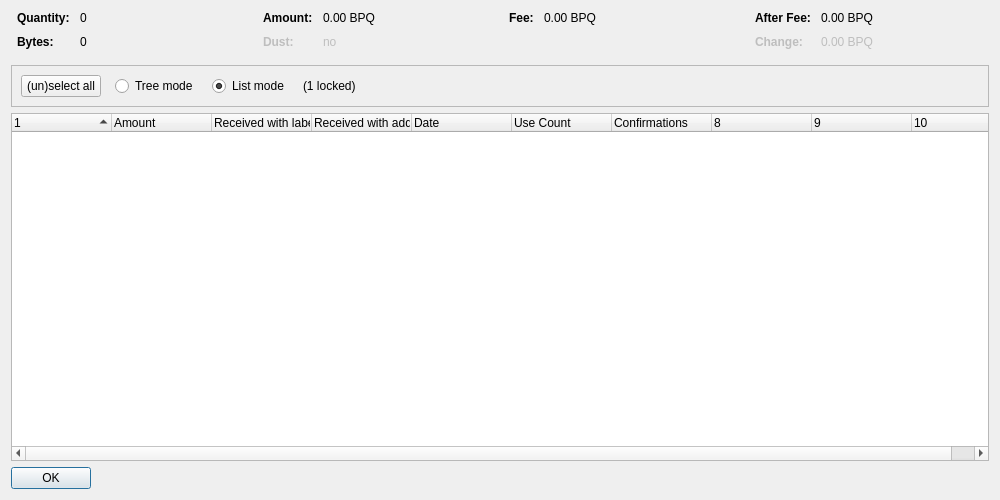
<?xml version="1.0" encoding="UTF-8"?>
<ui version="4.0">
 <class>CoinControlDialog</class>
 <widget class="QDialog" name="CoinControlDialog">
  <property name="geometry">
   <rect>
    <x>0</x>
    <y>0</y>
    <width>1000</width>
    <height>500</height>
   </rect>
  </property>
  <property name="windowTitle">
   <string>Coin Selection</string>
  </property>
  <layout class="QVBoxLayout" name="verticalLayout">
   <item>
    <layout class="QHBoxLayout" name="horizontalLayoutTop" stretch="0,0,0,0">
     <property name="topMargin">
      <number>0</number>
     </property>
     <property name="bottomMargin">
      <number>10</number>
     </property>
     <item>
      <layout class="QFormLayout" name="formLayoutCoinControl1">
       <property name="horizontalSpacing">
        <number>10</number>
       </property>
       <property name="verticalSpacing">
        <number>10</number>
       </property>
       <property name="leftMargin">
        <number>6</number>
       </property>
       <property name="rightMargin">
        <number>6</number>
       </property>
       <item row="0" column="0">
        <widget class="QLabel" name="labelCoinControlQuantityText">
         <property name="font">
          <font>
           <weight>75</weight>
           <bold>true</bold>
          </font>
         </property>
         <property name="text">
          <string>Quantity:</string>
         </property>
        </widget>
       </item>
       <item row="0" column="1">
        <widget class="QLabel" name="labelCoinControlQuantity">
         <property name="cursor">
          <cursorShape>IBeamCursor</cursorShape>
         </property>
         <property name="contextMenuPolicy">
          <enum>Qt::ActionsContextMenu</enum>
         </property>
         <property name="text">
          <string notr="true">0</string>
         </property>
         <property name="textInteractionFlags">
          <set>Qt::LinksAccessibleByMouse|Qt::TextSelectableByKeyboard|Qt::TextSelectableByMouse</set>
         </property>
        </widget>
       </item>
       <item row="1" column="0">
        <widget class="QLabel" name="labelCoinControlBytesText">
         <property name="font">
          <font>
           <weight>75</weight>
           <bold>true</bold>
          </font>
         </property>
         <property name="text">
          <string>Bytes:</string>
         </property>
        </widget>
       </item>
       <item row="1" column="1">
        <widget class="QLabel" name="labelCoinControlBytes">
         <property name="cursor">
          <cursorShape>IBeamCursor</cursorShape>
         </property>
         <property name="contextMenuPolicy">
          <enum>Qt::ActionsContextMenu</enum>
         </property>
         <property name="text">
          <string notr="true">0</string>
         </property>
         <property name="textInteractionFlags">
          <set>Qt::LinksAccessibleByMouse|Qt::TextSelectableByKeyboard|Qt::TextSelectableByMouse</set>
         </property>
        </widget>
       </item>
      </layout>
     </item>
     <item>
      <layout class="QFormLayout" name="formLayoutCoinControl2">
       <property name="horizontalSpacing">
        <number>10</number>
       </property>
       <property name="verticalSpacing">
        <number>10</number>
       </property>
       <property name="leftMargin">
        <number>6</number>
       </property>
       <property name="rightMargin">
        <number>6</number>
       </property>
       <item row="0" column="0">
        <widget class="QLabel" name="labelCoinControlAmountText">
         <property name="font">
          <font>
           <weight>75</weight>
           <bold>true</bold>
          </font>
         </property>
         <property name="text">
          <string>Amount:</string>
         </property>
        </widget>
       </item>
       <item row="0" column="1">
        <widget class="QLabel" name="labelCoinControlAmount">
         <property name="cursor">
          <cursorShape>IBeamCursor</cursorShape>
         </property>
         <property name="contextMenuPolicy">
          <enum>Qt::ActionsContextMenu</enum>
         </property>
         <property name="text">
          <string notr="true">0.00 BPQ</string>
         </property>
         <property name="textInteractionFlags">
          <set>Qt::LinksAccessibleByMouse|Qt::TextSelectableByKeyboard|Qt::TextSelectableByMouse</set>
         </property>
        </widget>
       </item>
       <item row="1" column="0">
        <widget class="QLabel" name="labelCoinControlLowOutputText">
         <property name="enabled">
          <bool>false</bool>
         </property>
         <property name="font">
          <font>
           <weight>75</weight>
           <bold>true</bold>
          </font>
         </property>
         <property name="text">
          <string>Dust:</string>
         </property>
        </widget>
       </item>
       <item row="1" column="1">
        <widget class="QLabel" name="labelCoinControlLowOutput">
         <property name="enabled">
          <bool>false</bool>
         </property>
         <property name="cursor">
          <cursorShape>IBeamCursor</cursorShape>
         </property>
         <property name="contextMenuPolicy">
          <enum>Qt::ActionsContextMenu</enum>
         </property>
         <property name="text">
          <string notr="true">no</string>
         </property>
         <property name="textInteractionFlags">
          <set>Qt::LinksAccessibleByMouse|Qt::TextSelectableByKeyboard|Qt::TextSelectableByMouse</set>
         </property>
        </widget>
       </item>
      </layout>
     </item>
     <item>
      <layout class="QFormLayout" name="formLayoutCoinControl3">
       <property name="horizontalSpacing">
        <number>10</number>
       </property>
       <property name="verticalSpacing">
        <number>10</number>
       </property>
       <property name="leftMargin">
        <number>6</number>
       </property>
       <property name="rightMargin">
        <number>6</number>
       </property>
       <item row="0" column="0">
        <widget class="QLabel" name="labelCoinControlFeeText">
         <property name="font">
          <font>
           <weight>75</weight>
           <bold>true</bold>
          </font>
         </property>
         <property name="text">
          <string>Fee:</string>
         </property>
        </widget>
       </item>
       <item row="0" column="1">
        <widget class="QLabel" name="labelCoinControlFee">
         <property name="cursor">
          <cursorShape>IBeamCursor</cursorShape>
         </property>
         <property name="contextMenuPolicy">
          <enum>Qt::ActionsContextMenu</enum>
         </property>
         <property name="text">
          <string notr="true">0.00 BPQ</string>
         </property>
         <property name="textInteractionFlags">
          <set>Qt::LinksAccessibleByMouse|Qt::TextSelectableByKeyboard|Qt::TextSelectableByMouse</set>
         </property>
        </widget>
       </item>
      </layout>
     </item>
     <item>
      <layout class="QFormLayout" name="formLayoutCoinControl4">
       <property name="horizontalSpacing">
        <number>10</number>
       </property>
       <property name="verticalSpacing">
        <number>10</number>
       </property>
       <property name="leftMargin">
        <number>6</number>
       </property>
       <property name="rightMargin">
        <number>6</number>
       </property>
       <item row="0" column="0">
        <widget class="QLabel" name="labelCoinControlAfterFeeText">
         <property name="font">
          <font>
           <weight>75</weight>
           <bold>true</bold>
          </font>
         </property>
         <property name="text">
          <string>After Fee:</string>
         </property>
        </widget>
       </item>
       <item row="0" column="1">
        <widget class="QLabel" name="labelCoinControlAfterFee">
         <property name="cursor">
          <cursorShape>IBeamCursor</cursorShape>
         </property>
         <property name="contextMenuPolicy">
          <enum>Qt::ActionsContextMenu</enum>
         </property>
         <property name="text">
          <string notr="true">0.00 BPQ</string>
         </property>
         <property name="textInteractionFlags">
          <set>Qt::LinksAccessibleByMouse|Qt::TextSelectableByKeyboard|Qt::TextSelectableByMouse</set>
         </property>
        </widget>
       </item>
       <item row="1" column="0">
        <widget class="QLabel" name="labelCoinControlChangeText">
         <property name="enabled">
          <bool>false</bool>
         </property>
         <property name="font">
          <font>
           <weight>75</weight>
           <bold>true</bold>
          </font>
         </property>
         <property name="text">
          <string>Change:</string>
         </property>
        </widget>
       </item>
       <item row="1" column="1">
        <widget class="QLabel" name="labelCoinControlChange">
         <property name="enabled">
          <bool>false</bool>
         </property>
         <property name="cursor">
          <cursorShape>IBeamCursor</cursorShape>
         </property>
         <property name="contextMenuPolicy">
          <enum>Qt::ActionsContextMenu</enum>
         </property>
         <property name="text">
          <string notr="true">0.00 BPQ</string>
         </property>
         <property name="textInteractionFlags">
          <set>Qt::LinksAccessibleByMouse|Qt::TextSelectableByKeyboard|Qt::TextSelectableByMouse</set>
         </property>
        </widget>
       </item>
      </layout>
     </item>
    </layout>
   </item>
   <item>
    <widget class="QFrame" name="frame">
     <property name="minimumSize">
      <size>
       <width>0</width>
       <height>40</height>
      </size>
     </property>
     <property name="frameShape">
      <enum>QFrame::StyledPanel</enum>
     </property>
     <property name="frameShadow">
      <enum>QFrame::Sunken</enum>
     </property>
     <layout class="QHBoxLayout" name="horizontalLayout">
      <item>
       <layout class="QHBoxLayout" name="horizontalLayoutPanel" stretch="0,0,0,0,0">
        <property name="spacing">
         <number>14</number>
        </property>
        <item>
         <widget class="QPushButton" name="pushButtonSelectAll">
          <property name="sizePolicy">
           <sizepolicy hsizetype="Maximum" vsizetype="Fixed">
            <horstretch>0</horstretch>
            <verstretch>0</verstretch>
           </sizepolicy>
          </property>
          <property name="text">
           <string>(un)select all</string>
          </property>
          <property name="autoDefault">
           <bool>false</bool>
          </property>
         </widget>
        </item>
        <item>
         <widget class="QRadioButton" name="radioTreeMode">
          <property name="sizePolicy">
           <sizepolicy hsizetype="Maximum" vsizetype="Fixed">
            <horstretch>0</horstretch>
            <verstretch>0</verstretch>
           </sizepolicy>
          </property>
          <property name="text">
           <string>Tree mode</string>
          </property>
         </widget>
        </item>
        <item>
         <widget class="QRadioButton" name="radioListMode">
          <property name="sizePolicy">
           <sizepolicy hsizetype="Maximum" vsizetype="Fixed">
            <horstretch>0</horstretch>
            <verstretch>0</verstretch>
           </sizepolicy>
          </property>
          <property name="text">
           <string>List mode</string>
          </property>
          <property name="checked">
           <bool>true</bool>
          </property>
         </widget>
        </item>
        <item>
         <widget class="QLabel" name="labelLocked">
          <property name="text">
           <string notr="true">(1 locked)</string>
          </property>
         </widget>
        </item>
        <item>
         <spacer name="horizontalSpacer">
          <property name="orientation">
           <enum>Qt::Horizontal</enum>
          </property>
          <property name="sizeHint" stdset="0">
           <size>
            <width>40</width>
            <height>20</height>
           </size>
          </property>
         </spacer>
        </item>
       </layout>
      </item>
     </layout>
    </widget>
   </item>
   <item>
    <widget class="CoinControlTreeWidget" name="treeWidget">
     <property name="contextMenuPolicy">
      <enum>Qt::CustomContextMenu</enum>
     </property>
     <property name="sortingEnabled">
      <bool>false</bool>
     </property>
     <property name="columnCount">
      <number>10</number>
     </property>
     <attribute name="headerShowSortIndicator" stdset="0">
      <bool>true</bool>
     </attribute>
     <attribute name="headerStretchLastSection">
      <bool>false</bool>
     </attribute>
     <column>
      <property name="text">
       <string/>
      </property>
     </column>
     <column>
      <property name="text">
       <string>Amount</string>
      </property>
     </column>
     <column>
      <property name="text">
       <string>Received with label</string>
      </property>
     </column>
     <column>
      <property name="text">
       <string>Received with address</string>
      </property>
     </column>
     <column>
      <property name="text">
       <string>Date</string>
      </property>
     </column>
     <column>
      <property name="text">
       <string>Use Count</string>
      </property>
      <property name="toolTip">
       <string>Count of Key uses</string>
      </property>
     </column>
     <column>
      <property name="text">
       <string>Confirmations</string>
      </property>
      <property name="toolTip">
       <string>Confirmed</string>
      </property>
     </column>
     <column>
      <property name="text">
       <string/>
      </property>
     </column>
     <column>
      <property name="text">
       <string/>
      </property>
     </column>
     <column>
      <property name="text">
       <string/>
      </property>
     </column>
     <column>
      <property name="text">
       <string/>
      </property>
     </column>
    </widget>
   </item>
   <item>
    <widget class="QDialogButtonBox" name="buttonBox">
     <property name="sizePolicy">
      <sizepolicy hsizetype="Maximum" vsizetype="Fixed">
       <horstretch>0</horstretch>
       <verstretch>0</verstretch>
      </sizepolicy>
     </property>
     <property name="orientation">
      <enum>Qt::Horizontal</enum>
     </property>
     <property name="standardButtons">
      <set>QDialogButtonBox::Ok</set>
     </property>
    </widget>
   </item>
  </layout>
 </widget>
 <customwidgets>
  <customwidget>
   <class>CoinControlTreeWidget</class>
   <extends>QTreeWidget</extends>
   <header>qt/coincontroltreewidget.h</header>
  </customwidget>
 </customwidgets>
 <resources/>
 <connections/>
</ui>
